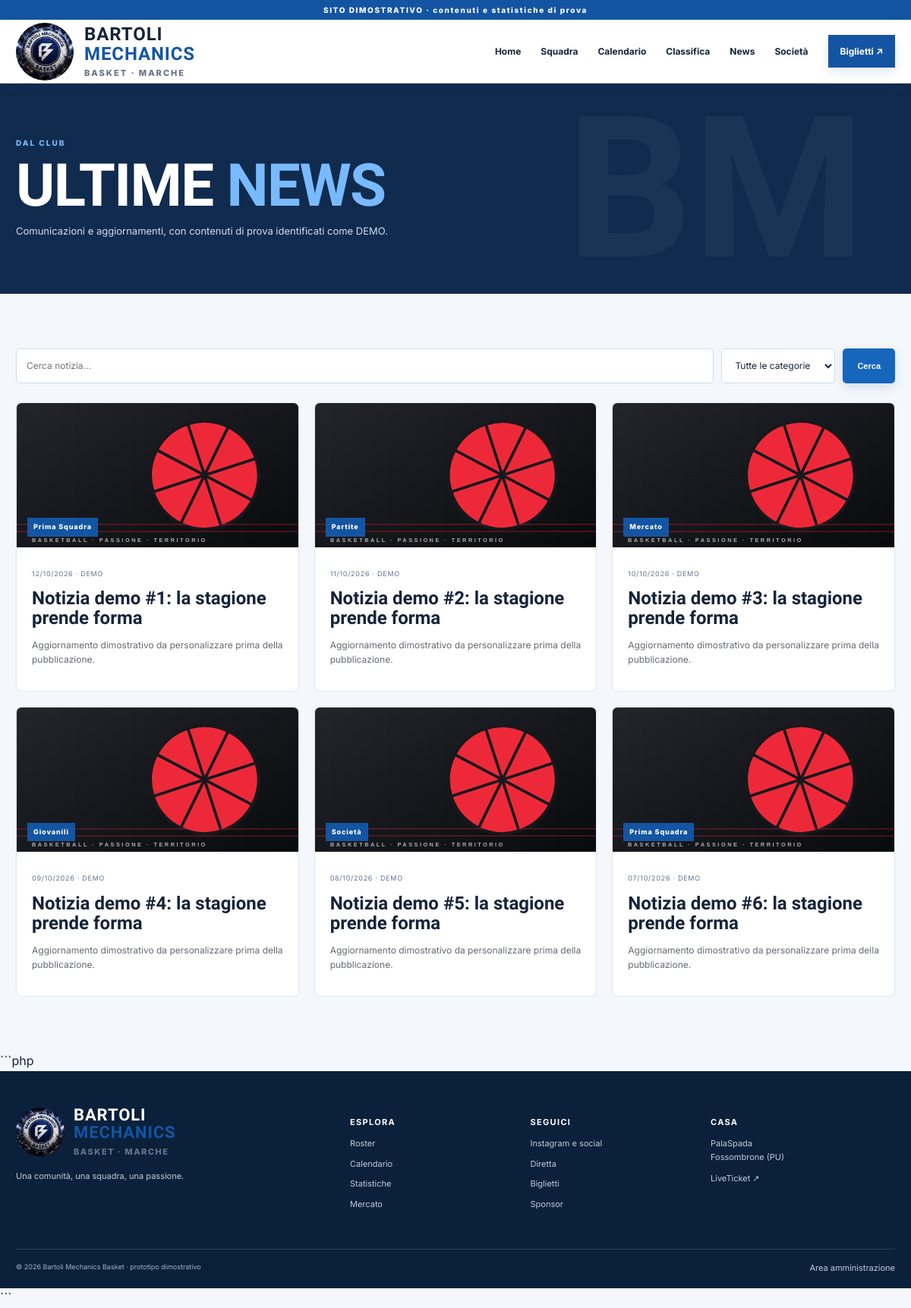
Page /news.php on the committed database.
### tables this page shows
CREATE TABLE IF NOT EXISTS news (id INT UNSIGNED AUTO_INCREMENT PRIMARY KEY, title VARCHAR(220) NOT NULL, category ENUM('Prima Squadra','Partite','Mercato','Giovanili','Società') NOT NULL DEFAULT 'Società', excerpt VARCHAR(500) NOT NULL, body MEDIUMTEXT NOT NULL, image_url VARCHAR(500), published_at DATETIME NOT NULL DEFAULT CURRENT_TIMESTAMP, is_demo TINYINT(1) NOT NULL DEFAULT 1, created_at TIMESTAMP DEFAULT CURRENT_TIMESTAMP, updated_at TIMESTAMP DEFAULT CURRENT_TIMESTAMP ON UPDATE CURRENT_TIMESTAMP, INDEX idx_news_date(published_at));

### app/controllers/page.php (called while the page is built)
<?php
$view=__DIR__.'/../views/'.$page.'.php'; if(!is_file($view)){http_response_code(404);$title='Pagina non trovata';require __DIR__.'/../views/404.php';exit;} require $view;

### public/news.php (called while the page is built)
<?php require __DIR__.'/../app/bootstrap.php'; $page='news'; $title='Notizie'; require __DIR__.'/../app/controllers/page.php'; ?>

### app/bootstrap.php (called while the page is built, shortened)
<?php
function e($v): string
{
    return htmlspecialchars(
        (string) $v,
        ENT_QUOTES | ENT_SUBSTITUTE,
        'UTF-8'
    );
}

### app/views/news.php (the view)
<?php require __DIR__.'/partials/header.php';$q=trim($_GET['q']??'');$cat=$_GET['categoria']??'';$sql='SELECT * FROM news WHERE 1';$a=[];if($q!==''){$sql.=' AND (title LIKE ? OR excerpt LIKE ?)';$a[]='%'.$q.'%';$a[]='%'.$q.'%';}if($cat!==''){$sql.=' AND category=?';$a[]=$cat;}$sql.=' ORDER BY published_at DESC';$st=$db->prepare($sql);$st->execute($a);$rows=$st->fetchAll();?><section class="page-hero"><div class="wrap"><span class="eyebrow">DAL CLUB</span><h1>ULTIME <em>NEWS</em></h1><p>Comunicazioni e aggiornamenti, con contenuti di prova identificati come DEMO.</p></div></section><section class="wrap section"><form class="filters"><input name="q" value="<?= e($q) ?>" placeholder="Cerca notizia..."><select name="categoria"><option value="">Tutte le categorie</option><?php foreach(['Prima Squadra','Partite','Mercato','Giovanili','Società'] as $c): ?><option <?= $cat===$c?'selected':'' ?>><?= e($c) ?></option><?php endforeach; ?></select><button class="btn btn-red">Cerca</button></form><div class="news-grid"><?php foreach($rows as $n): ?><article class="news-card"><a href="notizia.php?id=<?= (int)$n['id'] ?>"><div class="news-image" style="background-image:url('<?= e($n['image_url']?:'assets/images/basket.svg') ?>')"><span class="tag"><?= e($n['category']) ?></span></div><div class="news-copy"><small><?= e(date('d/m/Y',strtotime($n['published_at']))) ?> · <?= $n['is_demo']?'DEMO':'PUBBLICATA' ?></small><h3><?= e($n['title']) ?></h3><p><?= e($n['excerpt']) ?></p></div></a></article><?php endforeach; ?></div><?php if(!$rows): ?><p class="empty">Nessuna notizia trovata.</p><?php endif; ?></section><?php require __DIR__.'/partials/footer.php'; ?>

### public/assets/css/style.css (style rules this page uses)
:root { --bg:#101114;--panel:#191a1f;--panel2:#222329;--red:#ed2939;--red2:#ff4654;--text:#f5f5f6;--muted:#a4a5ad;--line:#34353c;--white:#fff;--max:1180px }
* { box-sizing:border-box }
html { scroll-behavior:smooth }
body { margin:0;background:#f5f5f4;color:#16171a;font-family:Inter,Arial,sans-serif;line-height:1.6 }
a { color:inherit;text-decoration:none }
.wrap { width:min(var(--max),calc(100% - 42px));margin-inline:auto }
.eyebrow { font-size:10px;letter-spacing:.2em;font-weight:800;color:var(--red);display:block }
.hero h1,.page-hero h1 { font-family:'Barlow Condensed',sans-serif;font-size:clamp(58px,9vw,112px);font-weight:800;line-height:.84;letter-spacing:-.02em;margin:23px 0 }
.hero h1 em,.page-hero h1 em,h2 em { font-style:normal;color:var(--red) }
.btn { display:inline-flex;align-items:center;justify-content:center;gap:18px;padding:13px 18px;font-size:11px;font-weight:800;border:1px solid transparent;cursor:pointer;transition:transform .2s,background .2s }
.btn-red { background:var(--red);color:white }
.section { padding-top:72px;padding-bottom:72px }
.live-pill,.tag { display:inline-block;background:rgba(237,41,57,.13);color:var(--red);font-size:9px;font-weight:800;letter-spacing:.1em;padding:5px 8px }
.news-grid { display:grid;grid-template-columns:repeat(3,1fr);gap:20px }
.news-card { background:white;border:1px solid #e6e6e6;transition:transform .2s,box-shadow .2s;overflow:hidden }
.news-image { height:190px;background:#24252a url('../images/basket.svg') center/cover no-repeat;position:relative }
.news-image .tag { position:absolute;left:14px;bottom:14px;background:var(--red);color:white }
.news-copy { padding:20px }
.news-copy small { font-size:9px;color:#8b8b92;letter-spacing:.08em }
.news-copy h3 { font-family:'Barlow Condensed';font-size:24px;line-height:1.08;margin:10px 0 }
.news-copy p { font-size:12px;color:#666972 }
.page-hero { background:#15161a;color:white;padding:70px 0 60px;position:relative;overflow:hidden }
.page-hero:after { content:'BM';position:absolute;right:5%;bottom:-70px;font-family:'Barlow Condensed';font-size:260px;font-weight:800;color:#ffffff07;pointer-events:none }
.page-hero h1 { font-size:clamp(48px,7vw,78px);margin:16px 0 }
.page-hero p { color:#b8b9c0;max-width:650px;font-size:13px }
.filters { display:flex;gap:10px;margin-bottom:25px;flex-wrap:wrap }
.filters input,.filters select,.admin-form input,.admin-form select,.admin-form textarea { padding:12px 13px;border:1px solid #d6d6da;background:white;font:inherit;font-size:12px;min-width:150px }
.filters input { flex:1 }
:root { --bg: #f4f7fb; --panel: #ffffff; --panel2: #eaf1fa; --red: #1455a3; --red2: #2478d4; --text: #15243a; --muted: #64748b; --line: #d9e3ef; --white: #ffffff; --max: 1180px; }
body { background: #f4f7fb; color: #15243a; }
.eyebrow { color: #79baff; }
.hero h1 em, .page-hero h1 em, h2 em { color: #79baff; }
.btn-red { background: #1766bd; color: #fff; }
.live-pill, .tag { background: #e8f2ff; color: #1455a3; }
.btn { border-radius: 5px; }
.btn-red, .nav-ticket { box-shadow: 0 5px 14px rgba(20, 85, 163, 0.14); }
.dark-section, .spotlight, .page-hero { background: #102b4e; color: #fff; }
.spotlight p, .page-hero p { color: #d0deef; }
.page-hero::after { color: rgba(255, 255, 255, 0.045); }
.news-card { background: #fff; border-color: #dce6f1; border-radius: 7px; }
.news-image { background-color: #e8eef6; }
.news-image .tag { background: #1455a3; color: #fff; }
.news-copy small { color: #64748b; }
.filters input, .filters select, .admin-form input, .admin-form select, .admin-form textarea { border-color: #d0dceb; border-radius: 5px; color: #15243a; }

### rows in the picture
news: image_url (picture), category "Prima Squadra", published_at "12/10/2026", is_demo "DEMO", title "Notizia demo #1: la stagione prende forma", excerpt "Aggiornamento dimostrativo da personalizzare prima della pubblicazione."
news: image_url (picture), category "Partite", published_at "11/10/2026", is_demo "DEMO", title "Notizia demo #2: la stagione prende forma", excerpt "Aggiornamento dimostrativo da personalizzare prima della pubblicazione."
news: image_url (picture), category "Mercato", published_at "10/10/2026", is_demo "DEMO", title "Notizia demo #3: la stagione prende forma", excerpt "Aggiornamento dimostrativo da personalizzare prima della pubblicazione."
news: image_url (picture), category "Giovanili", published_at "09/10/2026", is_demo "DEMO", title "Notizia demo #4: la stagione prende forma", excerpt "Aggiornamento dimostrativo da personalizzare prima della pubblicazione."
news: image_url (picture), category "Società", published_at "08/10/2026", is_demo "DEMO", title "Notizia demo #5: la stagione prende forma", excerpt "Aggiornamento dimostrativo da personalizzare prima della pubblicazione."
news: image_url (picture), category "Prima Squadra", published_at "07/10/2026", is_demo "DEMO", title "Notizia demo #6: la stagione prende forma", excerpt "Aggiornamento dimostrativo da personalizzare prima della pubblicazione."
